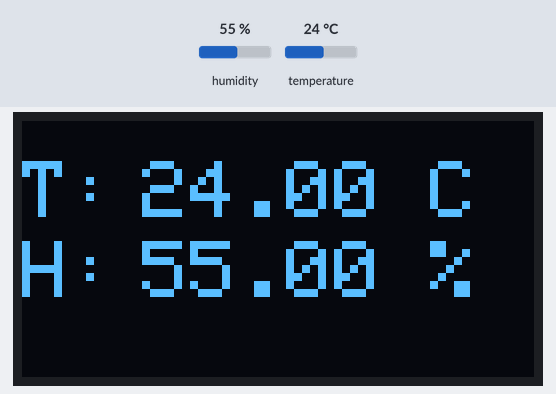
Bench run of a sketch on a simulated Arduino Uno, built with avr-gcc and run on an emulated ATmega328P. Parts: 128×64 one-colour display. The test bench sets the inputs (shaded band); at power-on: humidity 55 %, temperature 24 °C. What the sketch prints to the serial monitor is not drawn.

Above: at 3.2 s.
3.3 s: humidity set to 22 %
At 5.3 s:
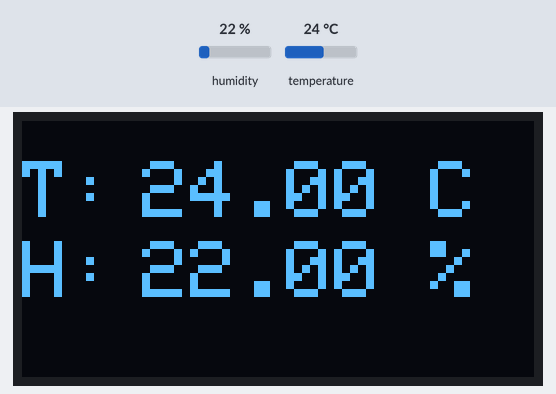
6.0 s: temperature set to 12 °C
At 7.0 s:
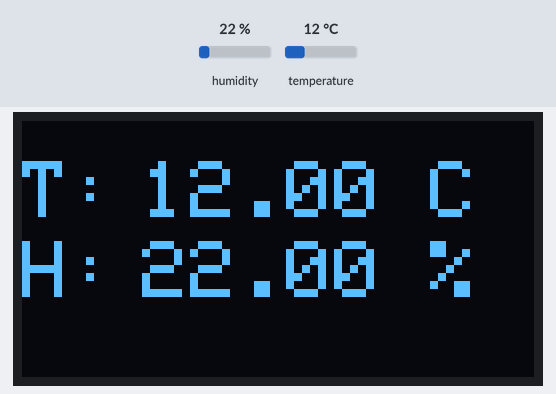
8.7 s: humidity set to 40 %
At 11.5 s:
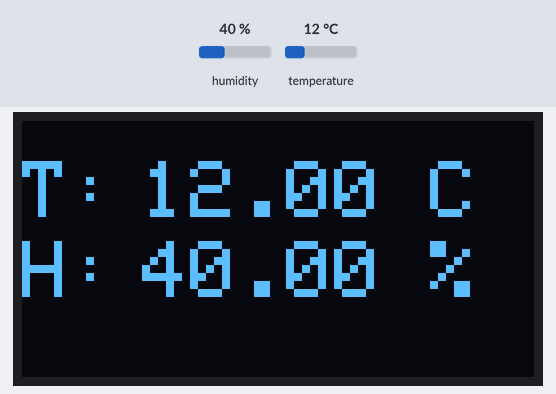
11.8 s: temperature set to 19 °C
At 13.2 s:
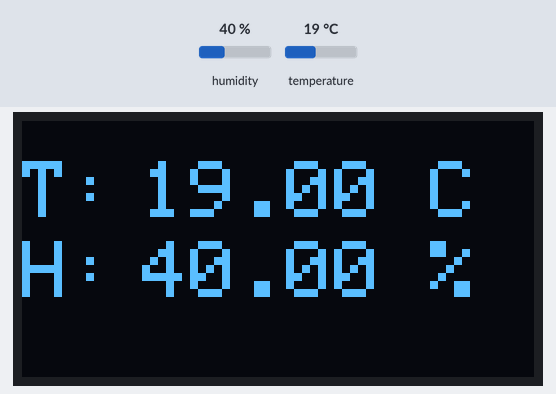
Timing chart, 0 to 14.8 s (numbered marks = the images above; inputs shaded):
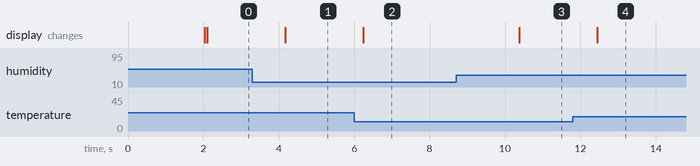

Measured:
- after the input at 3.3 s, the display: changes after 0.87 s (image 1)
- after the input at 6.0 s, the display: changes after 0.24 s (image 2)
- after the input at 8.7 s, the display: changes after 1.7 s (image 3)
- after the input at 11.8 s, the display: changes after 0.65 s (image 4)

The sketch:

Exp02_OLED_SHT31.ino
```cpp
#include <Wire.h>
#include <Adafruit_GFX.h>
#include <Adafruit_SSD1306.h>
#include "Adafruit_SHT31.h"

#define SCREEN_WIDTH 128 // OLED display width, in pixels
#define SCREEN_HEIGHT 64 // OLED display height, in pixels

// Declaration for an SSD1306 display connected to I2C (SDA, SCL pins)
Adafruit_SSD1306 display(SCREEN_WIDTH, SCREEN_HEIGHT, &Wire, -1);
Adafruit_SHT31 sht31 = Adafruit_SHT31();

void setup() {
  Serial.begin(115200);
  delay(2000);
  Serial.println("SHT31 test");
  if (! sht31.begin(0x44)) {   // Set to 0x45 for alternate i2c addr
    Serial.println("Couldn't find SHT31");
    while (1) delay(1);
  }
  if(!display.begin(SSD1306_SWITCHCAPVCC, 0x3C)) { // Address 0x3D for 128x64
    Serial.println(F("SSD1306 allocation failed"));
    for(;;);
  }
}

void loop() {
    float t = sht31.readTemperature();
    float h = sht31.readHumidity();
    display.clearDisplay();
    display.setTextSize(2);
    display.setTextColor(WHITE);
    //บรรทัดที่ 1
    display.setCursor(0, 10);   //แนวนอน 10 แนวตั้ง 10
    display.println("T: ");
    display.setCursor(30, 10);  //แนวนอน 10 แนวตั้ง 30
    display.print(t);
    display.print(" C");
    //บรรทัดที่ 2
    display.setCursor(0, 30);   //แนวนอน 30 แนวตั้ง 0
    display.println("H:");
    display.setCursor(30, 30);  //แนวนอน 30 แนวตั้ง 30
    display.print(h);
    display.print(" %");
    //แสดงข้อความ
    display.display();
    delay(2000);
}
```
